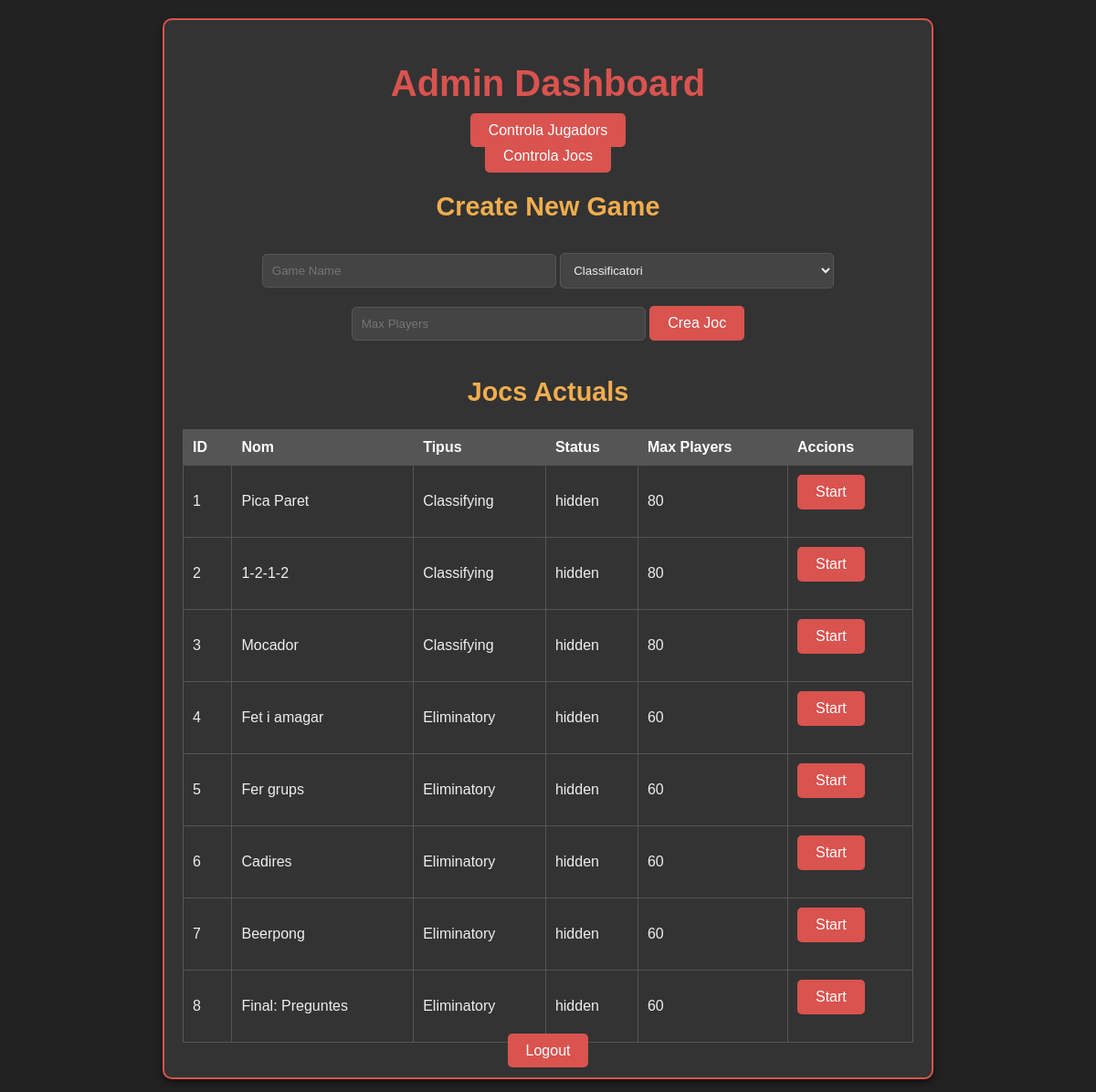
Screenshot of /admin (signed in) with the database file from the repository.
### tables this page shows
CREATE TABLE games (
    id INTEGER PRIMARY KEY AUTOINCREMENT,
    name TEXT UNIQUE NOT NULL,
    type TEXT NOT NULL, -- "Classifying" or "Eliminatory"
    status TEXT DEFAULT 'hidden', -- "hidden", "revealed", "completed"
    max_players INTEGER,
    current_players INTEGER
);

### app.py (the view)
@app.route('/admin')
def admin_dashboard():
    if not session.get('admin_logged_in'):
        return redirect(url_for('admin_login'))
    players = database.get_all_players()
    games = database.get_all_games()
    return render_template('admin/index.html', players=players, games=games)

### app.py (called while the page is built)
@app.context_processor
def inject_mocador_teams():
    def get_mocador_teams():
        return database.get_all_teams_by_game_name('Mocador')
    return dict(get_mocador_teams=get_mocador_teams)

### database.py (called while the page is built)
def get_db():
    db = sqlite3.connect(DB_NAME)
    db.row_factory = sqlite3.Row  # Access columns by name
    return db

def get_all_players():
    db = get_db()
    cursor = db.cursor()
    cursor.execute("SELECT * FROM players ORDER BY score DESC")
    players = cursor.fetchall()
    db.close()
    return players

def get_all_games():
    db = get_db()
    cursor = db.cursor()
    cursor.execute("SELECT * FROM games")
    games = cursor.fetchall()
    db.close()
    return games

### templates/admin/index.html (shortened to what this page needs)
<!DOCTYPE html>
<html>
<head>
    <link rel="stylesheet" href="/static/css/style.css">
</head>
<body>
    <div class="admin-dashboard">
        <h1>Admin Dashboard</h1>
        <ul>
            <li><a href="/admin/players">Controla Jugadors</a></li>
            <li><a href="/admin/games">Controla Jocs</a></li>
        </ul>
        <h2>Create New Game</h2>
        <form action="/admin/create_game" method="post">
            <input type="text" name="name" placeholder="Game Name" required>
            <select name="type">
                <option value="Classifying">Classificatori</option>
            </select>
            <input type="number" name="max_players" placeholder="Max Players" required>
            <button type="submit">Crea Joc</button>
        </form>
        <h2>Jocs Actuals</h2>
        <table>
            <thead>
                <tr>
                    <th>ID</th>
                    <th>Nom</th>
                    <th>Tipus</th>
                    <th>Status</th>
                    <th>Max Players</th>
                    <th>Accions</th>
                </tr>
            </thead>
            <tbody>
                {% for game in games %}
                <tr>
                    <td>{{ game.id }}</td>
                    <td id="game-{{ game.id }}-name">{{ game.name }}</td>
                    <td>{{ game.type }}</td>
                    <td>{{ game.status }}</td>
                    <td>{{ game.max_players }}</td>
                    <td>
                        {% if game.status == 'hidden' %}
                        <form action="/admin/game/{{ game.id }}/start" method="post">
                            <button type="submit" id="game-{{ game.id }}-start">Start</button>
                        </form>
                        {% elif game.status == 'revealed' %}
                        <form action="/admin/game/{{ game.id }}/complete" method="post">
                            <button type="submit" id="game-{{ game.id }}-complete">Completat</button>
                        </form>
                        {% elif game.name == 'Final: Preguntes' and game.status == 'completed' %}
                        <form action="/admin/game/{{ game.id }}/start_voting" method="post">
                            <button type="submit" id="game-{{ game.id }}-start_voting">Vota</button>
                        </form>
                        {% endif %}
                    </td>
                </tr>
                {% endfor %}
            </tbody>
        </table>
        <a href="/admin/logout">Logout</a>
    </div>
</body>
</html>

### static/css/style.css (style rules this page uses)
body { font-family: 'Arial', sans-serif; background-color: #222; color: #eee; margin: 0; padding: 0; text-align: center; }
.login-container, .leaderboard-container, .timeline-container, .profile-container, .admin-dashboard, .manage-players, .manage-games, .upload-container { background-color: #333; border: 2px solid #d9534f; border-radius: 10px; margin: 20px auto; padding: 20px; max-width: 800px; box-shadow: 0 4px 8px rgba(0, 0, 0, 0.5); }
h1 { color: #d9534f; font-size: 2.5em; margin-bottom: 20px; }
h2 { color: #f0ad4e; font-size: 1.8em; margin-top: 30px; }
form { margin-bottom: 20px; }
input[type="number"], input[type="text"], input[type="password"], input[type="file"], select { background-color: #444; color: #eee; border: 1px solid #555; padding: 10px; margin: 10px 0; border-radius: 5px; width: 80%; max-width: 300px; }
button, a { background-color: #d9534f; color: white; border: none; padding: 10px 20px; text-decoration: none; border-radius: 5px; font-size: 1em; cursor: pointer; transition: background-color 0.3s ease; }
table { width: 100%; border-collapse: collapse; margin-top: 20px; }
th, td { border: 1px solid #555; padding: 10px; text-align: left; }
th { background-color: #555; color: white; }
.admin-dashboard ul { list-style: none; padding: 0; }
.admin-dashboard li { margin: 10px 0; }

### rows the page displays
games: id "1", name "Pica Paret", type "Classifying", status "hidden", max_players "80"
games: id "2", name "1-2-1-2", type "Classifying", status "hidden", max_players "80"
games: id "3", name "Mocador", type "Classifying", status "hidden", max_players "80"
games: id "4", name "Fet i amagar", type "Eliminatory", status "hidden", max_players "60"
games: id "5", name "Fer grups", type "Eliminatory", status "hidden", max_players "60"
games: id "6", name "Cadires", type "Eliminatory", status "hidden", max_players "60"
games: id "7", name "Beerpong", type "Eliminatory", status "hidden", max_players "60"
games: id "8", name "Final: Preguntes", type "Eliminatory", status "hidden", max_players "60"
